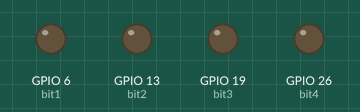
Recording of a program running on a simulated Raspberry Pi (BCM pin numbers). Parts: output pins drawn as LEDs (lit = HIGH). At 31.0 s the program stops and its outputs stay as they are.

Above: at 0.1 s.
At 1.1 s:
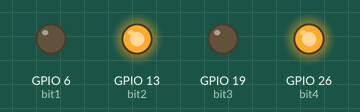
Timing chart, 0 to 32.5 s (numbered marks = the images above):
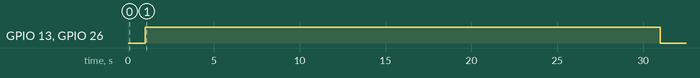

The program:

L298N_GPIO.py
```python
#!/usr/bin/python
import RPi.GPIO as GPIO
import time

bit1 = 6
bit2 = 13
bit3 = 19
bit4 = 26

GPIO.setmode(GPIO.BCM)
time.sleep(1)

GPIO.setup(bit1, GPIO.OUT)
GPIO.output(bit1, GPIO.LOW)

GPIO.setup(bit2, GPIO.OUT)
GPIO.output(bit2, GPIO.HIGH)

GPIO.setup(bit3, GPIO.OUT)
GPIO.output(bit3, GPIO.LOW)

GPIO.setup(bit4, GPIO.OUT)
GPIO.output(bit4, GPIO.HIGH)

time.sleep(30)

GPIO.setup(bit1, GPIO.OUT)
GPIO.output(bit1, GPIO.LOW)

GPIO.setup(bit2, GPIO.OUT)
GPIO.output(bit2, GPIO.HIGH)

GPIO.setup(bit3, GPIO.OUT)
GPIO.output(bit3, GPIO.LOW)

GPIO.setup(bit4, GPIO.OUT)
GPIO.output(bit4, GPIO.HIGH)

GPIO.cleanup()
```

Measured:
- by itself, GPIO 13 (bit2), GPIO 26 (bit4): LOW → HIGH at 1.0 s, → LOW 30.0 s later
